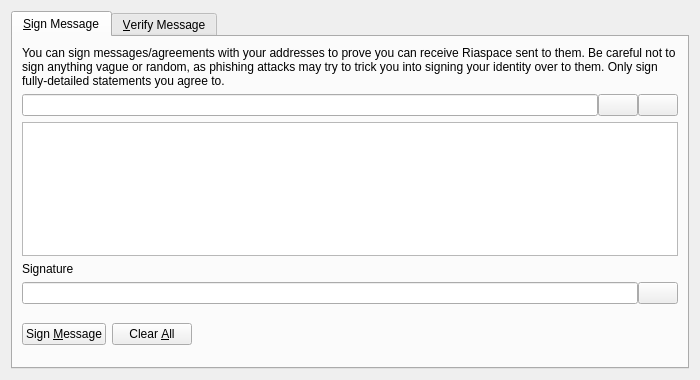
<?xml version="1.0" encoding="UTF-8"?>
<ui version="4.0">
 <class>SignVerifyMessageDialog</class>
 <widget class="QDialog" name="SignVerifyMessageDialog">
  <property name="geometry">
   <rect>
    <x>0</x>
    <y>0</y>
    <width>700</width>
    <height>380</height>
   </rect>
  </property>
  <property name="windowTitle">
   <string>Signatures - Sign / Verify a Message</string>
  </property>
  <property name="modal">
   <bool>true</bool>
  </property>
  <layout class="QVBoxLayout" name="verticalLayout">
   <item>
    <widget class="QTabWidget" name="tabWidget">
     <property name="currentIndex">
      <number>0</number>
     </property>
     <widget class="QWidget" name="tabSignMessage">
      <attribute name="title">
       <string>&amp;Sign Message</string>
      </attribute>
      <layout class="QVBoxLayout" name="verticalLayout_SM">
       <item>
        <widget class="QLabel" name="infoLabel_SM">
         <property name="text">
          <string>You can sign messages/agreements with your addresses to prove you can receive Riaspace sent to them. Be careful not to sign anything vague or random, as phishing attacks may try to trick you into signing your identity over to them. Only sign fully-detailed statements you agree to.</string>
         </property>
         <property name="textFormat">
          <enum>Qt::PlainText</enum>
         </property>
         <property name="wordWrap">
          <bool>true</bool>
         </property>
        </widget>
       </item>
       <item>
        <layout class="QHBoxLayout" name="horizontalLayout_1_SM">
         <property name="spacing">
          <number>0</number>
         </property>
         <item>
          <widget class="QValidatedLineEdit" name="addressIn_SM">
           <property name="toolTip">
            <string>The Riaspace address to sign the message with</string>
           </property>
          </widget>
         </item>
         <item>
          <widget class="QPushButton" name="addressBookButton_SM">
           <property name="toolTip">
            <string>Choose previously used address</string>
           </property>
           <property name="text">
            <string/>
           </property>
           <property name="shortcut">
            <string>Alt+A</string>
           </property>
           <property name="autoDefault">
            <bool>false</bool>
           </property>
          </widget>
         </item>
         <item>
          <widget class="QPushButton" name="pasteButton_SM">
           <property name="toolTip">
            <string>Paste address from clipboard</string>
           </property>
           <property name="text">
            <string/>
           </property>
           <property name="shortcut">
            <string>Alt+P</string>
           </property>
           <property name="autoDefault">
            <bool>false</bool>
           </property>
          </widget>
         </item>
        </layout>
       </item>
       <item>
        <widget class="QPlainTextEdit" name="messageIn_SM">
         <property name="toolTip">
          <string>Enter the message you want to sign here</string>
         </property>
        </widget>
       </item>
       <item>
        <widget class="QLabel" name="signatureLabel_SM">
         <property name="text">
          <string>Signature</string>
         </property>
         <property name="textFormat">
          <enum>Qt::PlainText</enum>
         </property>
        </widget>
       </item>
       <item>
        <layout class="QHBoxLayout" name="horizontalLayout_2_SM">
         <property name="spacing">
          <number>0</number>
         </property>
         <item>
          <widget class="QLineEdit" name="signatureOut_SM">
           <property name="font">
            <font>
             <italic>true</italic>
            </font>
           </property>
           <property name="readOnly">
            <bool>true</bool>
           </property>
          </widget>
         </item>
         <item>
          <widget class="QPushButton" name="copySignatureButton_SM">
           <property name="toolTip">
            <string>Copy the current signature to the system clipboard</string>
           </property>
           <property name="text">
            <string/>
           </property>
           <property name="autoDefault">
            <bool>false</bool>
           </property>
          </widget>
         </item>
        </layout>
       </item>
       <item>
        <layout class="QHBoxLayout" name="horizontalLayout_3_SM">
         <item>
          <widget class="QPushButton" name="signMessageButton_SM">
           <property name="toolTip">
            <string>Sign the message to prove you own this Riaspace address</string>
           </property>
           <property name="text">
            <string>Sign &amp;Message</string>
           </property>
           <property name="autoDefault">
            <bool>false</bool>
           </property>
          </widget>
         </item>
         <item>
          <widget class="QPushButton" name="clearButton_SM">
           <property name="toolTip">
            <string>Reset all sign message fields</string>
           </property>
           <property name="text">
            <string>Clear &amp;All</string>
           </property>
           <property name="autoDefault">
            <bool>false</bool>
           </property>
          </widget>
         </item>
         <item>
          <spacer name="horizontalSpacer_1_SM">
           <property name="orientation">
            <enum>Qt::Horizontal</enum>
           </property>
           <property name="sizeHint" stdset="0">
            <size>
             <width>40</width>
             <height>48</height>
            </size>
           </property>
          </spacer>
         </item>
         <item>
          <widget class="QLabel" name="statusLabel_SM">
           <property name="font">
            <font>
             <weight>75</weight>
             <bold>true</bold>
            </font>
           </property>
           <property name="text">
            <string/>
           </property>
           <property name="wordWrap">
            <bool>true</bool>
           </property>
          </widget>
         </item>
         <item>
          <spacer name="horizontalSpacer_2_SM">
           <property name="orientation">
            <enum>Qt::Horizontal</enum>
           </property>
           <property name="sizeHint" stdset="0">
            <size>
             <width>40</width>
             <height>48</height>
            </size>
           </property>
          </spacer>
         </item>
        </layout>
       </item>
      </layout>
     </widget>
     <widget class="QWidget" name="tabVerifyMessage">
      <attribute name="title">
       <string>&amp;Verify Message</string>
      </attribute>
      <layout class="QVBoxLayout" name="verticalLayout_VM">
       <item>
        <widget class="QLabel" name="infoLabel_VM">
         <property name="text">
          <string>Enter the receiver's address, message (ensure you copy line breaks, spaces, tabs, etc. exactly) and signature below to verify the message. Be careful not to read more into the signature than what is in the signed message itself, to avoid being tricked by a man-in-the-middle attack. Note that this only proves the signing party receives with the address, it cannot prove sendership of any transaction!</string>
         </property>
         <property name="textFormat">
          <enum>Qt::PlainText</enum>
         </property>
         <property name="alignment">
          <set>Qt::AlignLeading|Qt::AlignLeft|Qt::AlignTop</set>
         </property>
         <property name="wordWrap">
          <bool>true</bool>
         </property>
        </widget>
       </item>
       <item>
        <layout class="QHBoxLayout" name="horizontalLayout_1_VM">
         <property name="spacing">
          <number>0</number>
         </property>
         <item>
          <widget class="QValidatedLineEdit" name="addressIn_VM">
           <property name="toolTip">
            <string>The Riaspace address the message was signed with</string>
           </property>
          </widget>
         </item>
         <item>
          <widget class="QPushButton" name="addressBookButton_VM">
           <property name="toolTip">
            <string>Choose previously used address</string>
           </property>
           <property name="text">
            <string/>
           </property>
           <property name="shortcut">
            <string>Alt+A</string>
           </property>
           <property name="autoDefault">
            <bool>false</bool>
           </property>
          </widget>
         </item>
        </layout>
       </item>
       <item>
        <widget class="QPlainTextEdit" name="messageIn_VM"/>
       </item>
       <item>
        <widget class="QValidatedLineEdit" name="signatureIn_VM"/>
       </item>
       <item>
        <layout class="QHBoxLayout" name="horizontalLayout_2_VM">
         <item>
          <widget class="QPushButton" name="verifyMessageButton_VM">
           <property name="toolTip">
            <string>Verify the message to ensure it was signed with the specified Riaspace address</string>
           </property>
           <property name="text">
            <string>Verify &amp;Message</string>
           </property>
           <property name="autoDefault">
            <bool>false</bool>
           </property>
          </widget>
         </item>
         <item>
          <widget class="QPushButton" name="clearButton_VM">
           <property name="toolTip">
            <string>Reset all verify message fields</string>
           </property>
           <property name="text">
            <string>Clear &amp;All</string>
           </property>
           <property name="autoDefault">
            <bool>false</bool>
           </property>
          </widget>
         </item>
         <item>
          <spacer name="horizontalSpacer_1_VM">
           <property name="orientation">
            <enum>Qt::Horizontal</enum>
           </property>
           <property name="sizeHint" stdset="0">
            <size>
             <width>40</width>
             <height>48</height>
            </size>
           </property>
          </spacer>
         </item>
         <item>
          <widget class="QLabel" name="statusLabel_VM">
           <property name="font">
            <font>
             <weight>75</weight>
             <bold>true</bold>
            </font>
           </property>
           <property name="text">
            <string/>
           </property>
           <property name="wordWrap">
            <bool>true</bool>
           </property>
          </widget>
         </item>
         <item>
          <spacer name="horizontalSpacer_2_VM">
           <property name="orientation">
            <enum>Qt::Horizontal</enum>
           </property>
           <property name="sizeHint" stdset="0">
            <size>
             <width>40</width>
             <height>48</height>
            </size>
           </property>
          </spacer>
         </item>
        </layout>
       </item>
      </layout>
     </widget>
    </widget>
   </item>
  </layout>
 </widget>
 <customwidgets>
  <customwidget>
   <class>QValidatedLineEdit</class>
   <extends>QLineEdit</extends>
   <header>qvalidatedlineedit.h</header>
  </customwidget>
 </customwidgets>
 <resources>
  <include location="../riaspace.qrc"/>
 </resources>
 <connections/>
</ui>
